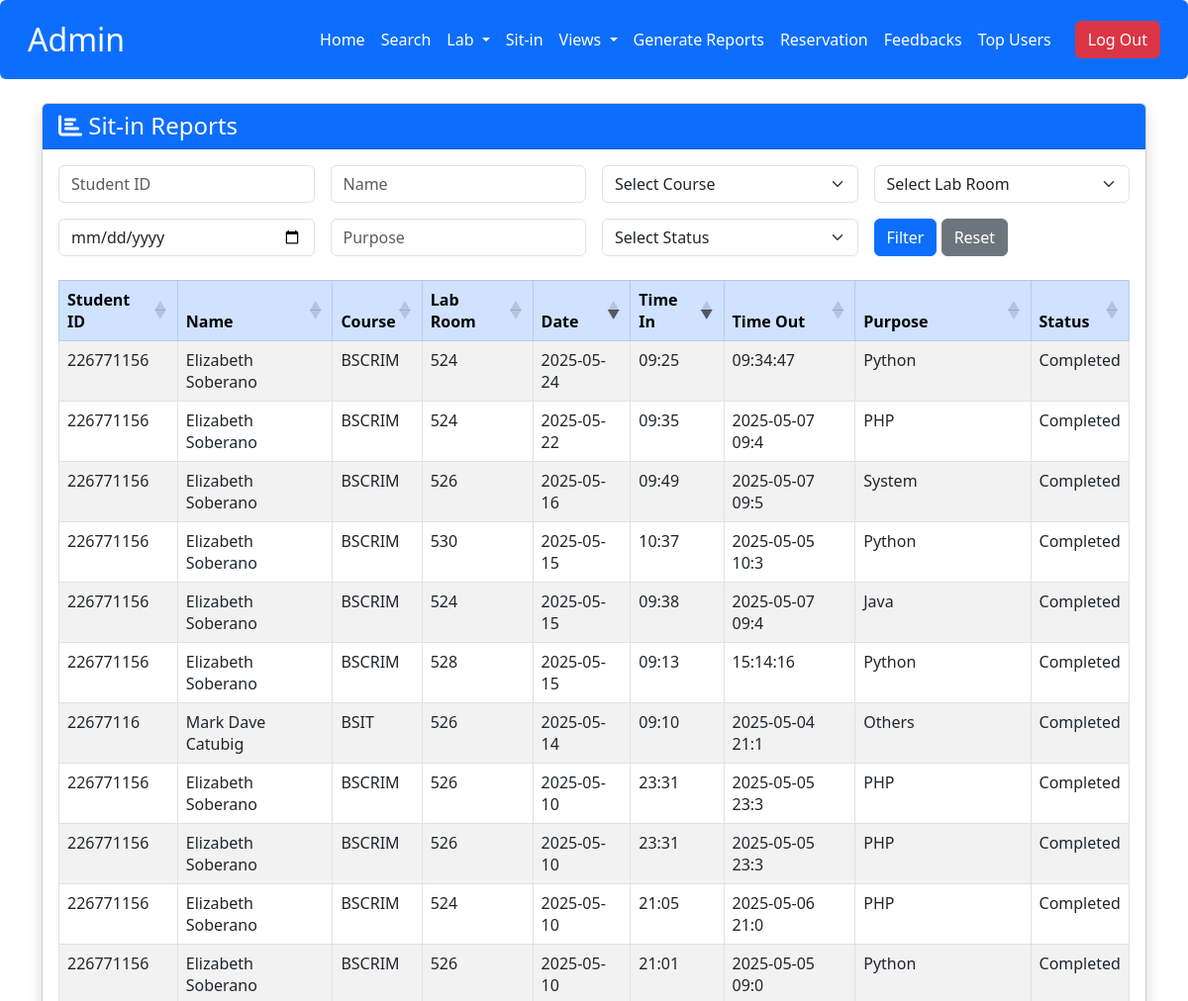
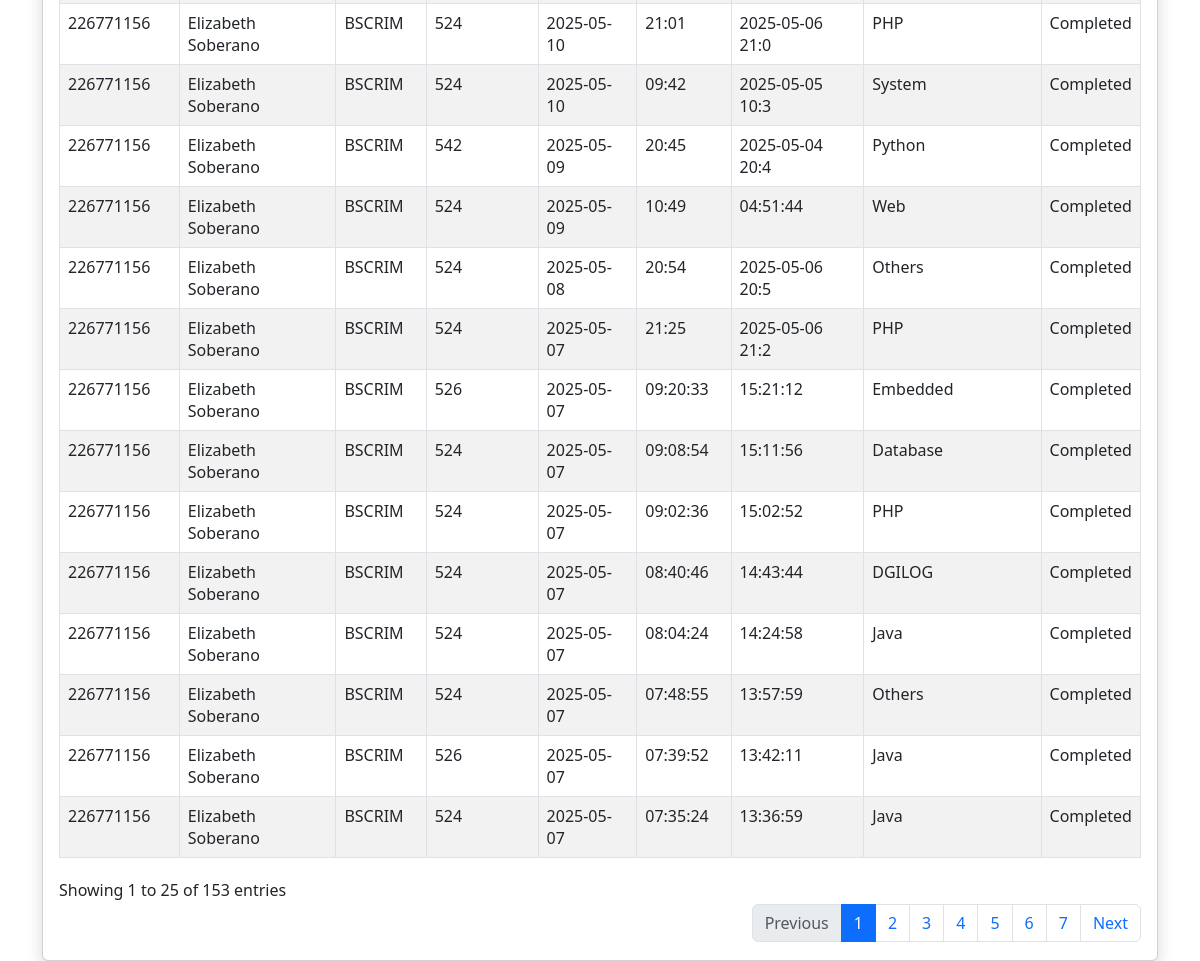
Screenshot of /admin/generate_report.php with the database file from the repository (2 pictures, top to bottom).
### tables this page shows
CREATE TABLE `student_sit_in` (
  `sit_id` int(11) NOT NULL,
  `id_number` int(11) NOT NULL,
  `sit_purpose` varchar(50) NOT NULL,
  `sit_lab` varchar(20) NOT NULL,
  `pc_number` int(11) NOT NULL DEFAULT 0,
  `time_in` varchar(15) NOT NULL,
  `time_out` varchar(15) NOT NULL,
  `sit_date` varchar(10) NOT NULL,
  `status` varchar(20) NOT NULL,
  `reservation_id` int(11) DEFAULT NULL
);

CREATE TABLE `user` (
  `id` int(11) NOT NULL,
  `lname` varchar(50) DEFAULT NULL,
  `fname` varchar(50) DEFAULT NULL,
  `MName` varchar(50) DEFAULT NULL,
  `Course` varchar(50) DEFAULT NULL,
  `Level` varchar(10) DEFAULT NULL,
  `username` varchar(50) DEFAULT NULL,
  `password` varchar(255) NOT NULL,
  `image` varchar(255) DEFAULT NULL,
  `email` varchar(100) NOT NULL,
  `address` varchar(255) DEFAULT NULL,
  `role` enum('admin','user') NOT NULL DEFAULT 'user',
  `remaining_session` int(11) NOT NULL DEFAULT 30,
  `points` int(11) DEFAULT 0
);

### admin/generate_report.php (the view, shortened to what this page needs)
<?php
include('db.php');
include('admin_navbar.php');
?>
<!DOCTYPE html>
<html lang="en">
<head>
    <link rel="stylesheet" href="https://cdn.jsdelivr.net/npm/bootstrap@5.3.0/dist/css/bootstrap.min.css">
    <link rel="stylesheet" href="https://cdnjs.cloudflare.com/ajax/libs/font-awesome/6.5.1/css/all.min.css">
    <link rel="stylesheet" href="https://cdn.datatables.net/1.11.5/css/dataTables.bootstrap5.min.css">
    <link rel="stylesheet" href="https://cdn.datatables.net/buttons/2.2.2/css/buttons.bootstrap5.min.css">
</head>
<body>
    <div class="container mt-4">
        <div class="card shadow">
            <div class="card-header bg-primary text-white">
                <h4 class="mb-0"><i class="fas fa-chart-bar"></i> Sit-in Reports</h4>
            </div>
            <div class="card-body">
                <form method="POST" class="mb-4">
                    <div class="row g-3">
                        <div class="col-md-3">
                            <input type="text" class="form-control" name="student_id" placeholder="Student ID" value="<?php echo $_POST['student_id'] ?? ''; ?>">
                        </div>
                        <div class="col-md-3">
                            <input type="text" class="form-control" name="name" placeholder="Name" value="<?php echo $_POST['name'] ?? ''; ?>">
                        </div>
                        <div class="col-md-3">
                            <select class="form-select" name="course">
                                <option value="">Select Course</option>
                            </select>
                        </div>
                        <div class="col-md-3">
                            <select class="form-select" name="lab_room">
                                <option value="">Select Lab Room</option>
                            </select>
                        </div>
                        <div class="col-md-3">
                            <input type="date" class="form-control" name="date" value="<?php echo $_POST['date'] ?? ''; ?>">
                        </div>
                        <div class="col-md-3">
                            <input type="text" class="form-control" name="purpose" placeholder="Purpose" value="<?php echo $_POST['purpose'] ?? ''; ?>">
                        </div>
                        <div class="col-md-3">
                            <select class="form-select" name="status">
                                <option value="">Select Status</option>
                            </select>
                        </div>
                        <div class="col-md-3">
                            <button type="submit" class="btn btn-primary">Filter</button>
                            <a href="generate_report.php" class="btn btn-secondary">Reset</a>
                        </div>
                    </div>
                </form>
                <table id="reportTable" class="table table-striped table-bordered">
                    <thead class="table-primary">
                        <tr>
                            <th>Student ID</th>
                            <th>Name</th>
                            <th>Course</th>
                            <th>Lab Room</th>
                            <th>Date</th>
                            <th>Time In</th>
                            <th>Time Out</th>
                            <th>Purpose</th>
                            <th>Status</th>
                        </tr>
                    </thead>
                    <tbody>
                        <?php
                        $query = "SELECT s.*, u.fname, u.lname, u.Course
                                FROM student_sit_in s
                                LEFT JOIN user u ON s.id_number = u.id";
                        $query .= " ORDER BY s.sit_date DESC, s.time_in DESC";
                        $result = mysqli_query($con, $query);
                        while($row = mysqli_fetch_assoc($result)) {
                            echo "<tr>
                                    <td>{$row['id_number']}</td>
                                    <td>{$row['fname']} {$row['lname']}</td>
                                    <td>{$row['Course']}</td>
                                    <td>{$row['sit_lab']}</td>
                                    <td>{$row['sit_date']}</td>
                                    <td>{$row['time_in']}</td>
                                    <td>{$row['time_out']}</td>
                                    <td>{$row['sit_purpose']}</td>
                                    <td>{$row['status']}</td>
                                </tr>";
                        }
                        ?>
                    </tbody>
                </table>
            </div>
        </div>
    </div>
</body>
</html>

### rows the page displays
student_sit_in: id_number "226771156", user.fname "Elizabeth", user.lname "Soberano", user.Course "BSCRIM", sit_lab "524", sit_date "2025-05-24", time_in "09:25", time_out "09:34:47", sit_purpose "Python", status "Completed"
student_sit_in: id_number "226771156", user.fname "Elizabeth", user.lname "Soberano", user.Course "BSCRIM", sit_lab "524", sit_date "2025-05-22", time_in "09:35", time_out "2025-05-07 09:4", sit_purpose "PHP", status "Completed"
student_sit_in: id_number "226771156", user.fname "Elizabeth", user.lname "Soberano", user.Course "BSCRIM", sit_lab "526", sit_date "2025-05-16", time_in "09:49", time_out "2025-05-07 09:5", sit_purpose "System", status "Completed"
student_sit_in: id_number "226771156", user.fname "Elizabeth", user.lname "Soberano", user.Course "BSCRIM", sit_lab "530", sit_date "2025-05-15", time_in "10:37", time_out "2025-05-05 10:3", sit_purpose "Python", status "Completed"
student_sit_in: id_number "226771156", user.fname "Elizabeth", user.lname "Soberano", user.Course "BSCRIM", sit_lab "524", sit_date "2025-05-15", time_in "09:38", time_out "2025-05-07 09:4", sit_purpose "Java", status "Completed"
student_sit_in: id_number "226771156", user.fname "Elizabeth", user.lname "Soberano", user.Course "BSCRIM", sit_lab "528", sit_date "2025-05-15", time_in "09:13", time_out "15:14:16", sit_purpose "Python", status "Completed"
student_sit_in: id_number "22677116", user.fname "Mark Dave", user.lname "Catubig", user.Course "BSIT", sit_lab "526", sit_date "2025-05-14", time_in "09:10", time_out "2025-05-04 21:1", sit_purpose "Others", status "Completed"
student_sit_in: id_number "226771156", user.fname "Elizabeth", user.lname "Soberano", user.Course "BSCRIM", sit_lab "526", sit_date "2025-05-10", time_in "23:31", time_out "2025-05-05 23:3", sit_purpose "PHP", status "Completed"
student_sit_in: id_number "226771156", user.fname "Elizabeth", user.lname "Soberano", user.Course "BSCRIM", sit_lab "526", sit_date "2025-05-10", time_in "23:31", time_out "2025-05-05 23:3", sit_purpose "PHP", status "Completed"
student_sit_in: id_number "226771156", user.fname "Elizabeth", user.lname "Soberano", user.Course "BSCRIM", sit_lab "524", sit_date "2025-05-10", time_in "21:05", time_out "2025-05-06 21:0", sit_purpose "PHP", status "Completed"
student_sit_in: id_number "226771156", user.fname "Elizabeth", user.lname "Soberano", user.Course "BSCRIM", sit_lab "526", sit_date "2025-05-10", time_in "21:01", time_out "2025-05-05 09:0", sit_purpose "Python", status "Completed"
student_sit_in: id_number "226771156", user.fname "Elizabeth", user.lname "Soberano", user.Course "BSCRIM", sit_lab "524", sit_date "2025-05-10", time_in "21:01", time_out "2025-05-06 21:0", sit_purpose "PHP", status "Completed"
student_sit_in: id_number "226771156", user.fname "Elizabeth", user.lname "Soberano", user.Course "BSCRIM", sit_lab "524", sit_date "2025-05-10", time_in "09:42", time_out "2025-05-05 10:3", sit_purpose "System", status "Completed"
student_sit_in: id_number "226771156", user.fname "Elizabeth", user.lname "Soberano", user.Course "BSCRIM", sit_lab "542", sit_date "2025-05-09", time_in "20:45", time_out "2025-05-04 20:4", sit_purpose "Python", status "Completed"
student_sit_in: id_number "226771156", user.fname "Elizabeth", user.lname "Soberano", user.Course "BSCRIM", sit_lab "524", sit_date "2025-05-09", time_in "10:49", time_out "04:51:44", sit_purpose "Web", status "Completed"
student_sit_in: id_number "226771156", user.fname "Elizabeth", user.lname "Soberano", user.Course "BSCRIM", sit_lab "524", sit_date "2025-05-08", time_in "20:54", time_out "2025-05-06 20:5", sit_purpose "Others", status "Completed"
student_sit_in: id_number "226771156", user.fname "Elizabeth", user.lname "Soberano", user.Course "BSCRIM", sit_lab "524", sit_date "2025-05-07", time_in "21:25", time_out "2025-05-06 21:2", sit_purpose "PHP", status "Completed"
student_sit_in: id_number "226771156", user.fname "Elizabeth", user.lname "Soberano", user.Course "BSCRIM", sit_lab "526", sit_date "2025-05-07", time_in "09:20:33", time_out "15:21:12", sit_purpose "Embedded", status "Completed"
student_sit_in: id_number "226771156", user.fname "Elizabeth", user.lname "Soberano", user.Course "BSCRIM", sit_lab "524", sit_date "2025-05-07", time_in "09:08:54", time_out "15:11:56", sit_purpose "Database", status "Completed"
student_sit_in: id_number "226771156", user.fname "Elizabeth", user.lname "Soberano", user.Course "BSCRIM", sit_lab "524", sit_date "2025-05-07", time_in "09:02:36", time_out "15:02:52", sit_purpose "PHP", status "Completed"
student_sit_in: id_number "226771156", user.fname "Elizabeth", user.lname "Soberano", user.Course "BSCRIM", sit_lab "524", sit_date "2025-05-07", time_in "08:40:46", time_out "14:43:44", sit_purpose "DGILOG", status "Completed"
student_sit_in: id_number "226771156", user.fname "Elizabeth", user.lname "Soberano", user.Course "BSCRIM", sit_lab "524", sit_date "2025-05-07", time_in "08:04:24", time_out "14:24:58", sit_purpose "Java", status "Completed"
student_sit_in: id_number "226771156", user.fname "Elizabeth", user.lname "Soberano", user.Course "BSCRIM", sit_lab "524", sit_date "2025-05-07", time_in "07:48:55", time_out "13:57:59", sit_purpose "Others", status "Completed"
student_sit_in: id_number "226771156", user.fname "Elizabeth", user.lname "Soberano", user.Course "BSCRIM", sit_lab "526", sit_date "2025-05-07", time_in "07:39:52", time_out "13:42:11", sit_purpose "Java", status "Completed"
student_sit_in: id_number "226771156", user.fname "Elizabeth", user.lname "Soberano", user.Course "BSCRIM", sit_lab "524", sit_date "2025-05-07", time_in "07:35:24", time_out "13:36:59", sit_purpose "Java", status "Completed"
